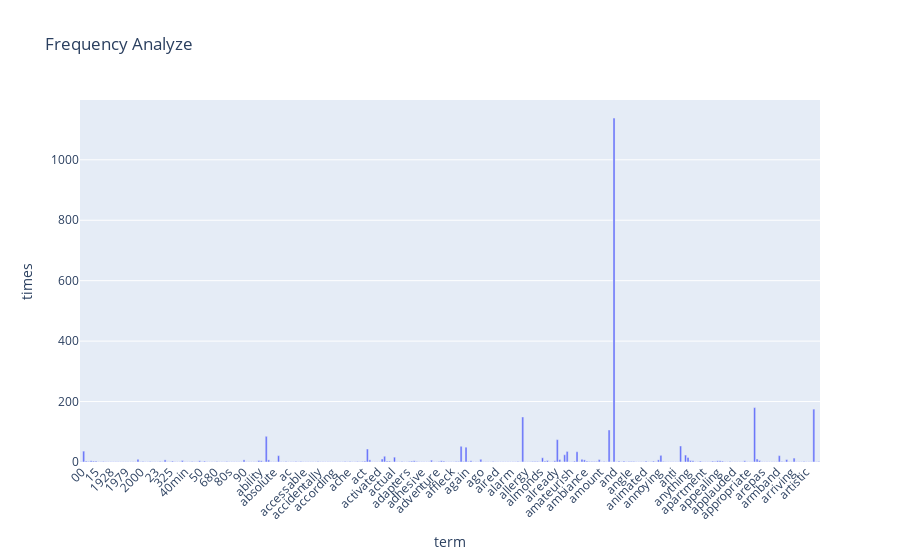

Notebook code cell kept with this figure:
### Code cell
import pandas as pd
import plotly.graph_objs as go
# 建立ㄌX&Y軸
x = count_vect.get_feature_names_out()[:300]
y = term_frequencies[:300]
trace = go.Bar(x=x,y=y,name="Term Frequency")
# 建立標籤
layout = go.Layout(title="Frequency Analyze",xaxis={"title":"term"},
    yaxis={"title":"times"},barmode="group")
fig = go.Figure(data = [trace],layout=layout)
fig.update_layout(xaxis_tickangle=-45)
fig.show()

### Figure 1 — Plotly figure (JSON) as saved in the notebook; plotly's stock layout.template omitted (floating-point values rounded to 4 significant figures; data arrays with more than 128 entries replaced by an {"elided": "..."} marker saying what was removed)
{"data": [{"name": "Term Frequency", "type": "bar", "x": {"elided": "300 str values"}, "y": {"elided": "300 int values"}}], "layout": {"barmode": "group", "title": {"text": "Frequency Analyze"}, "xaxis": {"tickangle": -45, "title": {"text": "term"}}, "yaxis": {"title": {"text": "times"}}}}
